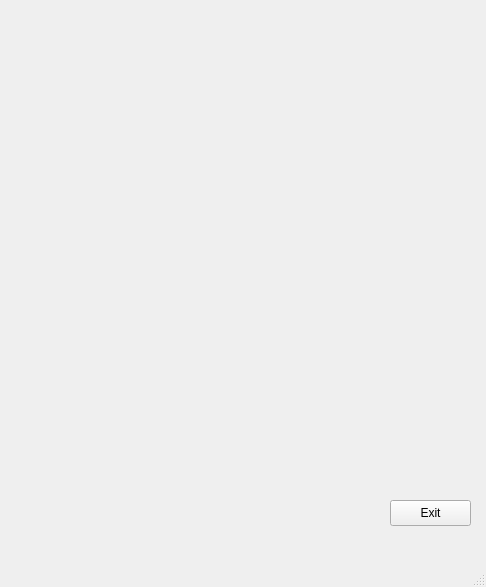
<?xml version="1.0" encoding="UTF-8"?>
<ui version="4.0">
 <class>MainWindow</class>
 <widget class="QMainWindow" name="MainWindow">
  <property name="geometry">
   <rect>
    <x>0</x>
    <y>0</y>
    <width>486</width>
    <height>587</height>
   </rect>
  </property>
  <property name="windowTitle">
   <string>MainWindow</string>
  </property>
  <widget class="QWidget" name="centralwidget">
   <widget class="QPushButton" name="exit_button">
    <property name="geometry">
     <rect>
      <x>390</x>
      <y>500</y>
      <width>81</width>
      <height>26</height>
     </rect>
    </property>
    <property name="text">
     <string>Exit</string>
    </property>
    <property name="shortcut">
     <string>Ctrl+Q</string>
    </property>
   </widget>
  </widget>
  <widget class="QMenuBar" name="menubar">
   <property name="geometry">
    <rect>
     <x>0</x>
     <y>0</y>
     <width>486</width>
     <height>33</height>
    </rect>
   </property>
  </widget>
  <widget class="QStatusBar" name="statusbar"/>
 </widget>
 <resources/>
 <connections>
  <connection>
   <sender>exit_button</sender>
   <signal>clicked()</signal>
   <receiver>MainWindow</receiver>
   <slot>close()</slot>
   <hints>
    <hint type="sourcelabel">
     <x>422</x>
     <y>549</y>
    </hint>
    <hint type="destinationlabel">
     <x>365</x>
     <y>547</y>
    </hint>
   </hints>
  </connection>
 </connections>
</ui>
